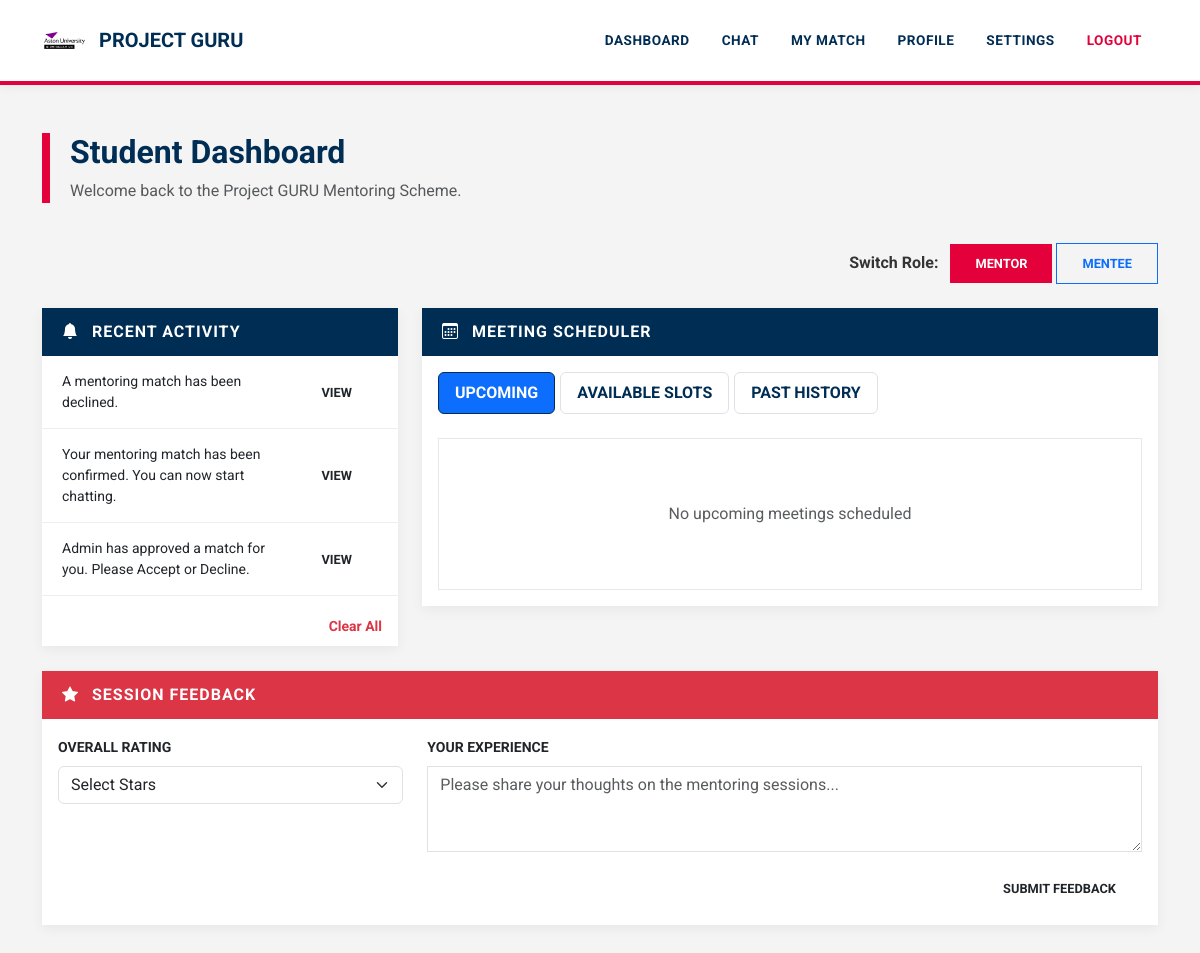
The app's page /dashboard (signed in) with its own data.
### tables this page shows
CREATE TABLE profiles (
    id INTEGER PRIMARY KEY AUTOINCREMENT,
    user_id INTEGER,
    role TEXT
);

CREATE TABLE notifications (
    id INTEGER PRIMARY KEY AUTOINCREMENT,
    user_id INTEGER,
    message TEXT,
    link TEXT,
    created_at TIMESTAMP DEFAULT CURRENT_TIMESTAMP
);

### app.py (the view, shortened to what this page needs)
@app.route("/dashboard")
def dashboard():
    if "user_id" not in session:
        return redirect("/login")
    conn = get_db()
    user = conn.execute("SELECT * FROM users WHERE id=?", (session["user_id"],)).fetchone()
    if not user:
        session.clear()
        conn.close()
        return redirect("/login")
    user_id = session["user_id"]
    profile = get_active_profile()
    if not profile:
        conn.close()
        return "Please select a profile"
    role = profile["role"]
    if role == "mentor":
        matches = conn.execute("SELECT * FROM matches WHERE mentor_id=?", (user_id,)).fetchall()
    else:
        matches = conn.execute("SELECT * FROM matches WHERE mentee_id=?", (user_id,)).fetchall()
    match = next((m for m in matches if m["status"] == "final"), None)
    slots = []
    upcoming_meetings = []
    past_meetings = []
    now = datetime.now()
    if match:
        all_slots = conn.execute("""
            SELECT * FROM meeting_slots
            WHERE match_id=? AND status != 'unavailable'
            ORDER BY date, start_time
        """, (match["id"],)).fetchall()
    if role == "mentor":
        notifications = conn.execute("""
            SELECT DISTINCT n.* FROM notifications n
            LEFT JOIN matches m ON n.link LIKE '/chat/' || m.id
            WHERE n.user_id=? AND (m.mentor_id=? OR m.id IS NULL)
            ORDER BY n.created_at DESC
        """, (user_id, user_id)).fetchall()
    user_profiles = conn.execute("SELECT * FROM profiles WHERE user_id=?", (user_id,)).fetchall()
    conn.close()
    return render_template(
        "dashboard.html",
        user=user,
        role=role,
        user_profiles=user_profiles,
        matches=matches,
        match=match,
        slots=slots,
        upcoming_meetings=upcoming_meetings,
        past_meetings=past_meetings,
        notifications=notifications,
        current_date=date.today(),
        user_id=user_id,
    )

### app.py (called while the page is built)
def get_db():
    conn = sqlite3.connect("database.db", timeout=30)
    conn.row_factory = sqlite3.Row
    return conn

def get_active_profile():
    if "profile_id" not in session:
        return None
    conn = get_db()
    profile = conn.execute("""
        SELECT * FROM profiles
        WHERE id=? AND user_id=?
    """, (session["profile_id"], session["user_id"])).fetchone()
    conn.close()
    return profile

### templates/dashboard.html (shortened to what this page needs)
<!DOCTYPE html>
<html lang="en">
<head>
    <link href="https://cdn.jsdelivr.net/npm/bootstrap@5.3.2/dist/css/bootstrap.min.css" rel="stylesheet">
    <link rel="stylesheet" href="https://cdn.jsdelivr.net/npm/bootstrap-icons@1.11.3/font/bootstrap-icons.css">
</head>
<body>
{% include "navbar.html" %}
<div class="container mt-5">
    <div class="dashboard-header">
        <h2 class="fw-bold">Student Dashboard</h2>
        <p class="text-muted mb-0">Welcome back to the Project GURU Mentoring Scheme.</p>
    </div>
    {% if user_profiles|length > 1 %}
    <div class="mb-4 text-end">
        <span class="fw-bold me-2">Switch Role:</span>
        {% for p in user_profiles %}
            <a href="/switch_profile/{{ p.id }}"
               class="btn btn-sm {% if p.role == role %}btn-primary{% else %}btn-outline-primary{% endif %}">
                {{ p.role.capitalize() }}
            </a>
        {% endfor %}
    </div>
    {% endif %}
    <div class="row">
        <div class="col-lg-4">
            <div class="card">
                <div class="card-header-aston">
                    <i class="bi bi-bell-fill me-2"></i> Recent Activity
                </div>
                <div class="card-body p-0">
                    {% if notifications %}
                    <div class="notifications-scroll">
                        {% for n in notifications %}
                        <div class="notification-item d-flex justify-content-between align-items-center">
                            <span class="small">{{ n.message }}</span>
                            {% if n.link %}
                            <a href="{{ n.link }}" class="btn btn-sm btn-aston-red ms-2">View</a>
                            {% endif %}
                        </div>
                        {% endfor %}
                    </div>
                    {% else %}
                    <div class="p-4 text-center text-muted italic">No new notifications</div>
                    {% endif %}
                </div>
                <div class="card-footer bg-white border-0 text-end">
                    <a href="/clear_notifications" class="text-danger small fw-bold text-decoration-none">Clear All</a>
                </div>
            </div>
        </div>
        <div class="col-lg-8">
            <div class="card">
                <div class="card-header-aston">
                    <i class="bi bi-calendar3 me-2"></i> Meeting Scheduler
                </div>
                <div class="card-body">
                    <ul class="nav nav-pills mb-4">
                        <li class="nav-item">
                            <a class="nav-link {% if request.args.get('tab','upcoming') == 'upcoming' %}active{% endif %}" href="/dashboard?tab=upcoming">Upcoming</a>
                        </li>
                        <li class="nav-item">
                            <a class="nav-link {% if request.args.get('tab') == 'available' %}active{% endif %}" href="/dashboard?tab=available">Available Slots</a>
                        </li>
                        <li class="nav-item">
                            <a class="nav-link {% if request.args.get('tab') == 'past' %}active{% endif %}" href="/dashboard?tab=past">Past History</a>
                        </li>
                    </ul>
                    {% if request.args.get("tab","upcoming") == "upcoming" %}
                    <div class="slot-box">
                        {% for slot in upcoming_meetings %}
                        <div class="card mb-3 border shadow-sm meeting-item">
                            <div class="card-body d-flex justify-content-between align-items-center">
                                <div>
                                    <h6 class="mb-1 fw-bold text-primary"><i class="bi bi-calendar-check me-2"></i> {{ slot.date }}</h6>
                                    <small class="text-muted fw-bold">TIME: {{ slot.start_time }} — {{ slot.end_time }}</small>
                                </div>
                                <div class="text-end">
                                    <span class="badge badge-aston bg-success mb-2 d-block">Confirmed</span>
                                    {% if user_id == match.mentee_id %}
                                    <a href="/cancel_booking/{{slot.id}}?tab=upcoming" class="btn btn-link text-danger btn-sm p-0 fw-bold">CANCEL BOOKING</a>
                                    {% elif user_id == match.mentor_id %}
                                    <a href="/mentor_cancel_meeting/{{slot.id}}?tab=upcoming" class="btn btn-link text-danger btn-sm p-0 fw-bold">CANCEL MEETING</a>
                                    {% endif %}
                                </div>
                            </div>
                        </div>
                        {% else %}
                        <div class="text-center py-5 text-muted">No upcoming meetings scheduled</div>
                        {% endfor %}
                    </div>
                    {% endif %}
                </div>
            </div>
        </div>
    </div>
    {% if match and match.status == "final" %}
    <div class="card mb-5">
        <div class="card-header-aston bg-danger">
            <i class="bi bi-star-fill me-2"></i> Session Feedback
        </div>
        <div class="card-body">
            <form method="POST" action="/give_feedback/{{ match.id }}">
                <div class="row">
                    <div class="col-md-4">
                        <label class="form-label fw-bold small text-uppercase">Overall Rating</label>
                        <select name="rating" class="form-select mb-3" required>
                            <option value="">Select Stars</option>
                        </select>
                    </div>
                    <div class="col-md-8">
                        <label class="form-label fw-bold small text-uppercase">Your Experience</label>
                        <textarea name="comment" class="form-control mb-3" rows="3" placeholder="Please share your thoughts on the mentoring sessions..." required></textarea>
                        <div class="text-end">
                            <button class="btn btn-aston-red px-5">Submit Feedback</button>
                        </div>
                    </div>
                </div>
            </form>
        </div>
    </div>
    {% endif %}
</div>
</body>
</html>

### templates/dashboard.html (style rules this page uses)
:root { --aston-navy: #002d54; --aston-red: #e4003a; --aston-grey: #f4f4f4; --aston-dark-grey: #333333; }
body { background-color: var(--aston-grey); font-family: 'Roboto', sans-serif; color: var(--aston-dark-grey); }
.dashboard-header { border-left: 8px solid var(--aston-red); padding-left: 20px; color: var(--aston-navy); margin-bottom: 40px; }
.card { border: none; border-radius: 0; box-shadow: 0 4px 12px rgba(0,0,0,0.05); margin-bottom: 25px; }
.card-header-aston { background-color: var(--aston-navy); color: white; font-weight: 700; text-transform: uppercase; padding: 12px 20px; letter-spacing: 1px; }
.notifications-scroll { max-height: 250px; overflow-y: auto; }
.notification-item { border-bottom: 1px solid #eee; padding: 15px 20px; transition: background 0.2s; }
.nav-pills .nav-link { border-radius: 0; color: var(--aston-navy); font-weight: 700; text-transform: uppercase; margin-right: 5px; border: 1px solid #dee2e6; }
.nav-pills .nav-link.active { background-color: var(--aston-navy); border-color: var(--aston-navy); }
.slot-box { max-height: 400px; overflow-y: auto; background: white; padding: 15px; border: 1px solid #e5e7eb; }
.btn-aston-red { background-color: var(--aston-red); color: white; border: none; border-radius: 0; font-weight: 700; text-transform: uppercase; }
.form-control, .form-select { border-radius: 0; border: 1px solid #ced4da; }

### templates/navbar.html (style rules this page uses)
:root { --aston-navy: #002d54; --aston-red: #e4003a; --aston-grey: #f4f4f4; --aston-dark-grey: #333333; }
body { background-color: var(--aston-grey) !important; font-family: 'Roboto', Arial, sans-serif !important; color: var(--aston-dark-grey); }
.card { border: none !important; border-radius: 0 !important; box-shadow: 0 4px 12px rgba(0,0,0,0.05) !important; }
.btn { border-radius: 0 !important; font-weight: 700 !important; text-transform: uppercase; font-size: 0.8rem; padding: 10px 25px !important; }
.btn-primary { background-color: var(--aston-red) !important; border: none !important; }
.form-control { border-radius: 0 !important; }

### records on screen
profiles: role "MENTOR"
profiles: role "MENTEE"
notifications: message "A mentoring match has been declined."
notifications: message "Your mentoring match has been confirmed. You can now start chatting."
notifications: message "Admin has approved a match for you. Please Accept or Decline."
